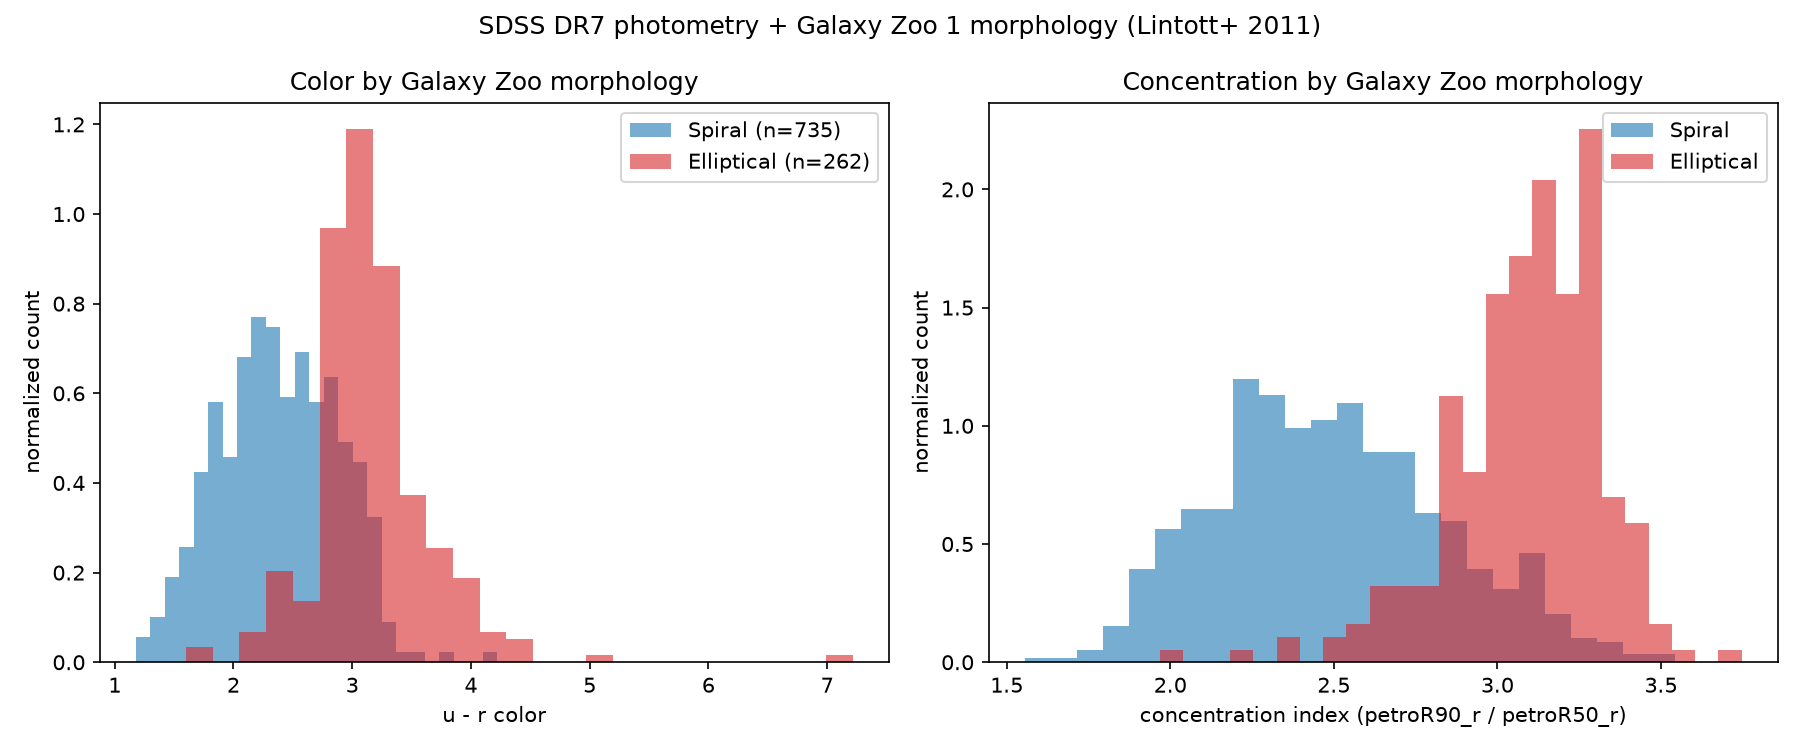

Write Python code to recreate this figure.
from astroquery.vizier import Vizier
from astroquery.sdss import SDSS
from astropy.coordinates import SkyCoord
import astropy.units as u
import numpy as np
import matplotlib.pyplot as plt
SDSS.TIMEOUT = 150
vizier = Vizier(columns=['*'], row_limit=1000, column_filters={'S': 'M', 'fU': '!=1'})
zoo = vizier.get_catalogs('J/MNRAS/410/166/galaxies')[0]
zoo = zoo[(np.array(zoo['fE']) == 1) | (np.array(zoo['fS']) == 1)]
coords = SkyCoord(ra=zoo['RAJ2000'], dec=zoo['DEJ2000'], unit=(u.hourangle, u.deg))
photo = SDSS.query_crossid(coords, photoobj_fields=['objid', 'ra', 'dec', 'u', 'g', 'r', 'i', 'z', 'petroR50_r', 'petroR90_r'], data_release=17)
matched_idx = np.array([int(name.split('_')[1]) for name in photo['name']])
zoo_matched = zoo[matched_idx]
color_ur = np.array(photo['u']) - np.array(photo['r'])
concentration = np.array(photo['petroR90_r']) / np.array(photo['petroR50_r'])
is_elliptical = np.array(zoo_matched['fE']) == 1
is_spiral = np.array(zoo_matched['fS']) == 1
valid = np.isfinite(color_ur) & np.isfinite(concentration) & (concentration > 0)
color_ur = color_ur[valid]
concentration = concentration[valid]
is_elliptical = is_elliptical[valid]
is_spiral = is_spiral[valid]
fig, (ax1, ax2) = plt.subplots(1, 2, figsize=(12, 5))
ax1.hist(color_ur[is_spiral], bins=25, alpha=0.6, density=True, color='C0', label=f'Spiral (n={is_spiral.sum()})')
ax1.hist(color_ur[is_elliptical], bins=25, alpha=0.6, density=True, color='C3', label=f'Elliptical (n={is_elliptical.sum()})')
ax1.set_xlabel('u - r color')
ax1.set_ylabel('normalized count')
ax1.set_title('Color by Galaxy Zoo morphology')
ax1.legend()
ax2.hist(concentration[is_spiral], bins=25, alpha=0.6, density=True, color='C0', label='Spiral')
ax2.hist(concentration[is_elliptical], bins=25, alpha=0.6, density=True, color='C3', label='Elliptical')
ax2.set_xlabel('concentration index (petroR90_r / petroR50_r)')
ax2.set_ylabel('normalized count')
ax2.set_title('Concentration by Galaxy Zoo morphology')
ax2.legend()
fig.suptitle('SDSS DR7 photometry + Galaxy Zoo 1 morphology (Lintott+ 2011)')
fig.tight_layout()
fig.savefig('sdss_galaxy_zoo.png', dpi=150)
